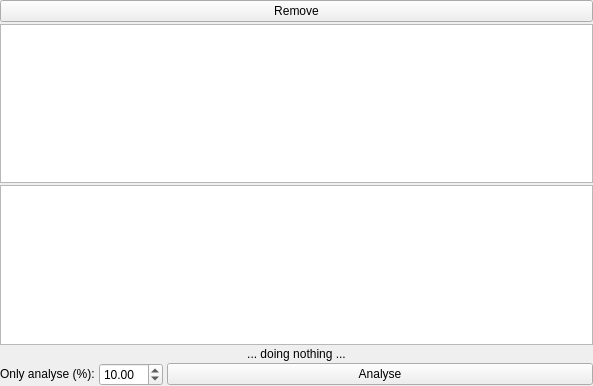
<?xml version="1.0" encoding="UTF-8"?>
<ui version="4.0">
 <class>MPlayerInterlaceDetectionClass</class>
 <widget class="QMainWindow" name="MPlayerInterlaceDetectionClass">
  <property name="geometry">
   <rect>
    <x>0</x>
    <y>0</y>
    <width>593</width>
    <height>386</height>
   </rect>
  </property>
  <property name="windowTitle">
   <string>MainWindow</string>
  </property>
  <widget class="QWidget" name="centralwidget">
   <layout class="QGridLayout" name="gridLayout">
    <property name="horizontalSpacing">
     <number>4</number>
    </property>
    <property name="verticalSpacing">
     <number>2</number>
    </property>
    <property name="margin">
     <number>0</number>
    </property>
    <item row="0" column="0" colspan="3">
     <widget class="QPushButton" name="removePushButton">
      <property name="text">
       <string>Remove</string>
      </property>
     </widget>
    </item>
    <item row="1" column="0" colspan="3">
     <widget class="MyListWidget" name="listWidget">
      <property name="dragDropMode">
       <enum>QAbstractItemView::InternalMove</enum>
      </property>
      <property name="defaultDropAction">
       <enum>Qt::MoveAction</enum>
      </property>
     </widget>
    </item>
    <item row="2" column="0" colspan="3">
     <widget class="QTextBrowser" name="textBrowser"/>
    </item>
    <item row="3" column="0" colspan="3">
     <widget class="QLabel" name="label">
      <property name="text">
       <string>... doing nothing ...</string>
      </property>
      <property name="alignment">
       <set>Qt::AlignCenter</set>
      </property>
     </widget>
    </item>
    <item row="4" column="2">
     <widget class="QPushButton" name="analysePushButton">
      <property name="text">
       <string>Analyse</string>
      </property>
     </widget>
    </item>
    <item row="4" column="0">
     <widget class="QLabel" name="label_2">
      <property name="sizePolicy">
       <sizepolicy hsizetype="Fixed" vsizetype="Fixed">
        <horstretch>0</horstretch>
        <verstretch>0</verstretch>
       </sizepolicy>
      </property>
      <property name="text">
       <string>Only analyse (%):</string>
      </property>
     </widget>
    </item>
    <item row="4" column="1">
     <widget class="QDoubleSpinBox" name="toAnalyseDoubleSpinBox">
      <property name="sizePolicy">
       <sizepolicy hsizetype="Fixed" vsizetype="Fixed">
        <horstretch>0</horstretch>
        <verstretch>0</verstretch>
       </sizepolicy>
      </property>
      <property name="minimum">
       <double>0.010000000000000</double>
      </property>
      <property name="maximum">
       <double>100.000000000000000</double>
      </property>
      <property name="value">
       <double>10.000000000000000</double>
      </property>
     </widget>
    </item>
   </layout>
  </widget>
 </widget>
 <customwidgets>
  <customwidget>
   <class>MyListWidget</class>
   <extends>QListWidget</extends>
   <header location="global">MyListWidget.h</header>
  </customwidget>
 </customwidgets>
 <resources/>
 <connections/>
</ui>
